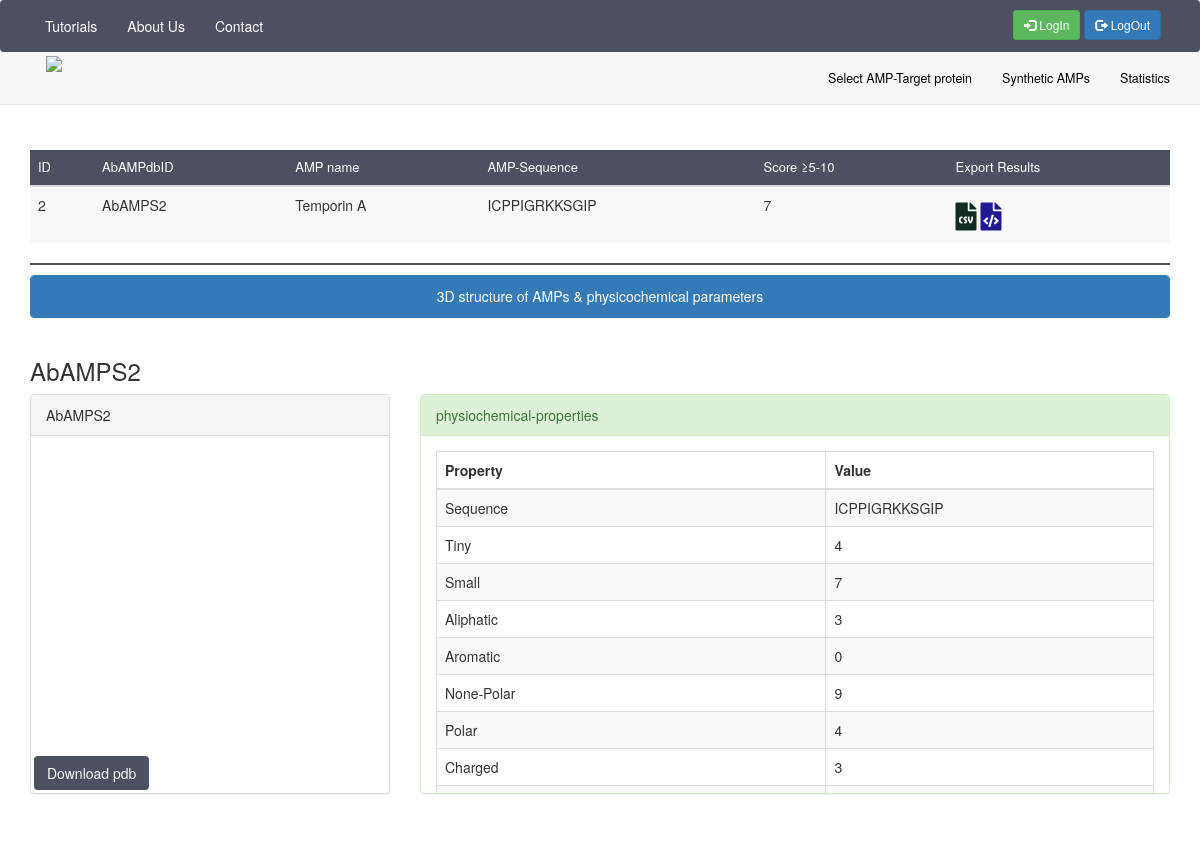
Screenshot of /synthetic/synthetic/2 with the database file from the repository.
### synthetic/models.py (models this page shows, shortened)
class Synthetic(models.Model):
    starget_protein = models.ForeignKey(
        Stargetproteins, on_delete=models.SET_NULL, null=True, blank=True)
    sdock = models.ManyToManyField('Sdock', related_name='sdock')
    title = models.CharField(("Title"), max_length=255)
    name = models.CharField(("Name"), max_length=255)
    s = models.CharField(
        ("Synthetic_sequence"), max_length=500)
    synthetic_Tiny = models.IntegerField(("Tiny"))
    synthetic_Small = models.IntegerField(("Small"))
    synthetic_Aliphtic = models.IntegerField(("Synthetic_aliphatic"))
    synthetic_Aromatic = models.IntegerField(("Synthetic_aromatic"))
    synthetic_non_polar = models.IntegerField(("Synthetic_Non_Polar-aa"))
    synthetic_polar = models.IntegerField(("Synthetic_Polar-aa"))
    synthetic_charged_aa = models.IntegerField(("Synthetic_Charged-aa"))
    synthetic_basic = models.IntegerField(("Synthetic_Basic-aa"))
    synthetic_acidic = models.CharField(
        ("Synthetic_Acidic-aa"), max_length=255)
    synthetic_mol_weight_tiny = models.FloatField(
        ("Synthetic_Mole%-Tiny_aa"), max_length=255)
    synthetic_mol_weight_small = models.FloatField(
        ("Synthetic_Mole%-Small_aa"), max_length=255)
    synthetic_mol_weight_apliphatic = models.FloatField(
        ("Synthetic_Mole%-Aliphtic_aa"), max_length=255)
    synthetic_mol_weight_aromatic = models.CharField(
        ("Synthetic_Mole%-Aromatic_aa"), max_length=255)
    synthetic_mol_weight_non_polar = models.FloatField(
        ("Synthetic_Mole%-Non_Polar_aa"), max_length=255)
    synthetic_mol_weight_polar = models.FloatField(
        ("Synthetic_Mole%-Polar_aa"), max_length=255)
    synthetic_mol_weight_charged = models.FloatField(
        ("Synthetic_Mole%-Charged_aa"), max_length=255)
    synthetic_mol_weight_basic = models.FloatField(
        ("Synthetic_Mole%-Basic_aa"), max_length=255, default=None)
    synthetic_mol_weight_acidic = models.IntegerField(
        ("Synthetic_Mole%-Acidic_aa"), default=None)
    synthetic_molecular_weight = models.FloatField(
        ("Synthetic_mw"), max_length=255, default=None)
    synthetic_length = models.IntegerField(("Synthetic_length"), default=None)
    synthetic_charge = models.FloatField(
        ("Synthetic_Charge"), max_length=255, default=None)
    synthetic_isolelectric_point = models.FloatField(
        ("Synthetic_Isolelectric point"), max_length=255)
    synthetic_aliphatic_Index = models.FloatField(
        ("Synthetic_Aliphatic Index"), max_length=255, default=None)
    synthetic_instability_Index = models.FloatField(
        ("Synthetic_Instability Index"), max_length=255)
    synthetic_bomanIndex = models.FloatField(
        ("Synthetic_BomanIndex"), max_length=255)
    synthetic_hydrophobicity = models.FloatField(
        ("Synthetic_Hydrophobicity"), max_length=255)
    synthetic_hydrophobic_moment = models.FloatField(
        ("Synthetic_Hydrophobic moment"), max_length=255)
    synthetic_toxicity = models.CharField(
        ("Synthetic_Toxicity"), max_length=255, default=None)
    synthetic_hemolytic_activity = models.FloatField(
        ("Synthetic_Hemolytic activity"), max_length=255)
    synthetic_score = models.IntegerField(("Synthetic_Score"), default=None)
    synthetic_pdb_name = models.CharField(
        ("Synthetic_PDBName"), max_length=255, default=None)

### synthetic/views.py (the view)
# urls.py: path("synthetic/<int:synthetic_id>", views.submit_synthetic, name='submit_synthetic'),
def submit_synthetic(request, synthetic_id):
    synthetic = Synthetic.objects.get(pk=synthetic_id)
    return render(request, "synthetic/synthetic.html", {
        "synthetic": synthetic,
    })

### synthetic/templates/synthetic/synthetic.html (shortened to what this page needs)
{% extends 'base.html' %} {% block content %} {% load static %}
<head>
    <link rel="stylesheet" href="https://cdnjs.cloudflare.com/ajax/libs/OwlCarousel2/2.3.4/assets/owl.carousel.min.css"
    />
    <link rel="stylesheet" href="https://cdnjs.cloudflare.com/ajax/libs/OwlCarousel2/2.3.4/assets/owl.theme.default.min.css"
 />
    <link rel="stylesheet" href="https://cdnjs.cloudflare.com/ajax/libs/OwlCarousel2/2.3.4/assets/owl.carousel.min.css"
    />
    <link rel="stylesheet" href="https://cdnjs.cloudflare.com/ajax/libs/OwlCarousel2/2.3.4/assets/owl.theme.default.min.css"
 />
    <link rel="stylesheet" href="https://cdnjs.cloudflare.com/ajax/libs/font-awesome/4.7.0/css/font-awesome.min.css">
    <link rel="stylesheet" href="https://cdnjs.cloudflare.com/ajax/libs/font-awesome/5.15.3/css/all.min.css">
</head>
<table class="table table-striped w-auto" id="myTable">
    <thead style="background-color: #4D5061; color: white;" font-weight="normal" font-size="small">
        <tr>
            <th scope="col" style="font-size: small; font-weight: normal;">ID</th>
            <th scope="col" style="font-size: small; font-weight: normal;">AbAMPdbID</th>
            <th scope="col" style="font-size: small; font-weight: normal;">AMP name</th>
            <th scope="col" style="font-size: small; font-weight: normal;">AMP-Sequence</th>
            <th scope="col" style="font-size: small; font-weight: normal;">Score ≥5-10</th>
            <th scope="col" style="font-size: small; font-weight: normal;">Export Results</th>
        </tr>
    </thead>
    <tbody>
        <tr class="table-info">
            <td>{{ synthetic.id }}</td>
            <td>{{ synthetic.title }}</td>
            <td>{{ synthetic.name }}</td>
            <td>{{ synthetic.s }}</td>
            <td>{{ synthetic.synthetic_score }}</td>
            <td><button onclick="tableToCSV()" style="background-color: #f9f9f9; font-size:28px; margin: 0; padding: 0;"><i class="fas fa-file-csv" style="color: rgb(17, 44, 35); margin-top: -10px;"></i></button>
                <button onclick="tableToXML()" style="background-color: #f9f9f9; font-size: 28px; margin: 0; padding: 0;">
                    <i class="fas fa-file-code" style="color: rgb(34, 26, 145); margin-top: -10px;"></i>
                  </button>
            </td>
    </tbody>
</table>
<hr />
<body>
    <div class="row">
        <div class="col-md-12 col-sm-12 col-xs-20">
            <div class="panel panel-primary">
                <div class="panel-heading" align="center">
                    3D structure of AMPs & physicochemical parameters
                </div>
            </div>
        </div>
    </div>
    <h3>{{ synthetic.title }}</h3>
    <div class="row">
        <div class="col-md-4 col-sm-4 col-xs-12">
            <div class="panel panel-default" style="height: 400px;">
                <div class="panel-heading">
                    {{ synthetic.title }}
                </div>
                <div>
                    <div id="container-01" class="mol-container"></div>
                    <div>
                        <a style="background-color: #4D5061; color: #f9f9f9; margin: 20px; margin-left: 3px;" role="button" href='/synthetic/static/{{ synthetic.synthetic_pdb_name }}' download='/synthetic/static/{{ synthetic.synthetic_pdb_name }}' class="btn btn-light text-dark ml-0">
                            Download pdb
                        </a></div>
                </div>
            </div>
        </div>
        <div class="col-md-8 col-sm-8 col-xs-12">
            <div class="panel panel-success" style="height: 400px;overflow: scroll;">
                <div class="panel-heading">
                    physiochemical-properties
                </div>
                <div class="panel-body">
                    <div class="table-responsive">
                        <table class="table table-striped table-bordered table-hover" id="table_1">
                            <thead>
                                <tr>
                                    <th>Property</th>
                                    <th>Value</th>
                                </tr>
                            </thead>
                            <tbody>
                                <tr>
                                    <td>Sequence</td>
                                    <td>{{ synthetic.s }}</td>
                                </tr>
                                <tr>
                                    <td>Tiny</td>
                                    <td>{{ synthetic.synthetic_Tiny }}</td>
                                </tr>
                                <tr>
                                    <td>Small</td>
                                    <td>{{ synthetic.synthetic_Small }}</td>
                                </tr>
                                <tr>
                                    <td>Aliphatic</td>
                                    <td>{{ synthetic.synthetic_Aliphtic }}</td>
                                </tr>
                                <tr>
                                    <td>Aromatic</td>
                                    <td>{{ synthetic.synthetic_Aromatic }}</td>
                                </tr>
                                <tr>
                                    <td>None-Polar</td>
                                    <td>{{ synthetic.synthetic_non_polar }}</td>
                                </tr>
                                <tr>
                                    <td>Polar</td>
                                    <td>{{ synthetic.synthetic_polar }}</td>
                                </tr>
                                <tr>
                                    <td>Charged</td>
                                    <td>{{ synthetic.synthetic_charged_aa }}</td>
                                </tr>
                                <tr>
                                    <td>Basic</td>
                                    <td>{{ synthetic.synthetic_basic }}</td>
                                </tr>
                            </tbody>
                        </table>
                    </div>
                </div>
            </div>
        </div>
    </div>
{% endblock %}

### synthetic/templates/synthetic/synthetic.html (style rules this page uses)
hr { border: 1px solid #4D5061; margin: 10px 0; }
#container-01 { width: 90%; height: 300px; position: relative; left: 10px; top: 10px; bottom: 50px; }
a:link { text-decoration: none; }
body { padding-top: 150px; }
button { background-color: #4B6887; color: white; border: none; padding: 10px 20px; text-align: center; text-decoration: none; display: inline-block; font-size: 16px; margin: 4px 2px; cursor: pointer; }

### rows the page displays
Synthetic: id "2", title "AbAMPS2", name "Temporin A", s "ICPPIGRKKSGIP", synthetic_score "7", synthetic_Tiny "4", synthetic_Small "7", synthetic_Aliphtic "3", synthetic_Aromatic "0", synthetic_non_polar "9", synthetic_polar "4", synthetic_charged_aa "3"
